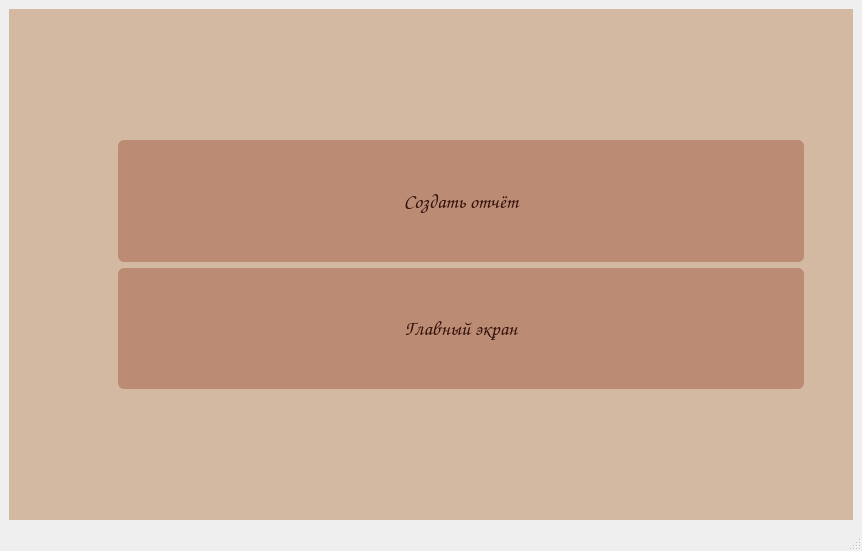
<?xml version="1.0" encoding="UTF-8"?>
<ui version="4.0">
 <class>MainWindow</class>
 <widget class="QMainWindow" name="MainWindow">
  <property name="geometry">
   <rect>
    <x>0</x>
    <y>0</y>
    <width>862</width>
    <height>551</height>
   </rect>
  </property>
  <property name="windowTitle">
   <string>MainWindow</string>
  </property>
  <property name="styleSheet">
   <string notr="true">MainWindow
{
background-color: rgb(212, 185, 162);
}</string>
  </property>
  <widget class="QWidget" name="centralwidget">
   <layout class="QHBoxLayout" name="horizontalLayout">
    <item>
     <widget class="QStackedWidget" name="stackedWidget">
      <property name="styleSheet">
       <string notr="true">QStackedWidget::pane
{
background-color: rgb(212, 185, 162);
}
QStackedWidget
{
background-color: rgb(212, 185, 162);
}</string>
      </property>
      <property name="currentIndex">
       <number>5</number>
      </property>
      <widget class="QWidget" name="page">
       <layout class="QGridLayout" name="gridLayout">
        <item row="0" column="1">
         <spacer name="verticalSpacer_2">
          <property name="orientation">
           <enum>Qt::Vertical</enum>
          </property>
          <property name="sizeType">
           <enum>QSizePolicy::Expanding</enum>
          </property>
          <property name="sizeHint" stdset="0">
           <size>
            <width>20</width>
            <height>172</height>
           </size>
          </property>
         </spacer>
        </item>
        <item row="1" column="1">
         <widget class="QLabel" name="label">
          <property name="sizePolicy">
           <sizepolicy hsizetype="Expanding" vsizetype="Preferred">
            <horstretch>0</horstretch>
            <verstretch>0</verstretch>
           </sizepolicy>
          </property>
          <property name="font">
           <font>
            <family>Comic Sans MS</family>
            <pointsize>-1</pointsize>
            <italic>false</italic>
           </font>
          </property>
          <property name="layoutDirection">
           <enum>Qt::LeftToRight</enum>
          </property>
          <property name="styleSheet">
           <string notr="true">font-size: 40px;
color: rgb(49, 17, 9);</string>
          </property>
          <property name="text">
           <string>Тестировщик</string>
          </property>
          <property name="alignment">
           <set>Qt::AlignCenter</set>
          </property>
         </widget>
        </item>
        <item row="2" column="1">
         <spacer name="verticalSpacer_3">
          <property name="orientation">
           <enum>Qt::Vertical</enum>
          </property>
          <property name="sizeType">
           <enum>QSizePolicy::Minimum</enum>
          </property>
          <property name="sizeHint" stdset="0">
           <size>
            <width>20</width>
            <height>40</height>
           </size>
          </property>
         </spacer>
        </item>
        <item row="3" column="0">
         <spacer name="horizontalSpacer">
          <property name="orientation">
           <enum>Qt::Horizontal</enum>
          </property>
          <property name="sizeType">
           <enum>QSizePolicy::MinimumExpanding</enum>
          </property>
          <property name="sizeHint" stdset="0">
           <size>
            <width>40</width>
            <height>20</height>
           </size>
          </property>
         </spacer>
        </item>
        <item row="3" column="2">
         <spacer name="horizontalSpacer_2">
          <property name="orientation">
           <enum>Qt::Horizontal</enum>
          </property>
          <property name="sizeType">
           <enum>QSizePolicy::MinimumExpanding</enum>
          </property>
          <property name="sizeHint" stdset="0">
           <size>
            <width>317</width>
            <height>20</height>
           </size>
          </property>
         </spacer>
        </item>
        <item row="5" column="1">
         <spacer name="verticalSpacer">
          <property name="orientation">
           <enum>Qt::Vertical</enum>
          </property>
          <property name="sizeHint" stdset="0">
           <size>
            <width>20</width>
            <height>40</height>
           </size>
          </property>
         </spacer>
        </item>
        <item row="3" column="1">
         <widget class="QPushButton" name="btn_page2">
          <property name="font">
           <font>
            <family>Comic Sans MS</family>
            <pointsize>-1</pointsize>
           </font>
          </property>
          <property name="styleSheet">
           <string notr="true">QPushButton{
border-radius: 6px;
background-color: rgb(188, 139, 115);
color: rgb(49, 17, 9);
font-size: 24px;
}
QPushButton:hover{
background-color: rgb(156, 119, 98); 
}</string>
          </property>
          <property name="text">
           <string>Выбрать тест</string>
          </property>
         </widget>
        </item>
        <item row="4" column="1">
         <widget class="QPushButton" name="btn_exit_2">
          <property name="font">
           <font>
            <family>Comic Sans MS</family>
            <pointsize>-1</pointsize>
           </font>
          </property>
          <property name="styleSheet">
           <string notr="true">QPushButton{
border-radius: 6px;
background-color: rgb(188, 139, 115);
color: rgb(49, 17, 9);
font-size: 24px;
}
QPushButton:hover{
background-color: rgb(156, 119, 98); 
}</string>
          </property>
          <property name="text">
           <string>Выход</string>
          </property>
         </widget>
        </item>
       </layout>
      </widget>
      <widget class="QWidget" name="page_2">
       <layout class="QGridLayout" name="gridLayout_2">
        <item row="0" column="0" colspan="3">
         <widget class="QListWidget" name="listWidget">
          <property name="font">
           <font>
            <family>Comic Sans MS</family>
           </font>
          </property>
          <property name="styleSheet">
           <string notr="true">QListWidget::pane
{
background-color: rgb(236, 205, 180);

}
QListWidget
{
background-color: rgb(236, 205, 180);
border: 2px solid rgb(49, 17, 9);
border-radius: 10px;
color: rgb(49, 17, 9);
}
QListWidget::item:hover{
background-color: rgb(156, 119, 98); 
}
</string>
          </property>
         </widget>
        </item>
        <item row="2" column="0">
         <widget class="QPushButton" name="btn_page3">
          <property name="font">
           <font>
            <family>Comic Sans MS</family>
            <pointsize>-1</pointsize>
           </font>
          </property>
          <property name="styleSheet">
           <string notr="true">QPushButton{
border-radius: 6px;
background-color: rgb(188, 139, 115);
color: rgb(49, 17, 9);
font-size: 20px;
}
QPushButton:hover{
background-color: rgb(156, 119, 98); 
}</string>
          </property>
          <property name="text">
           <string>Выбрать</string>
          </property>
         </widget>
        </item>
        <item row="2" column="2">
         <widget class="QPushButton" name="btn_deleteTest">
          <property name="sizePolicy">
           <sizepolicy hsizetype="Preferred" vsizetype="Preferred">
            <horstretch>0</horstretch>
            <verstretch>0</verstretch>
           </sizepolicy>
          </property>
          <property name="font">
           <font>
            <family>Comic Sans MS</family>
            <pointsize>-1</pointsize>
           </font>
          </property>
          <property name="styleSheet">
           <string notr="true">QPushButton{
border-radius: 6px;
background-color: rgb(188, 139, 115);
color: rgb(49, 17, 9);
font-size: 20px;
}
QPushButton:hover{
background-color: rgb(156, 119, 98); 
}</string>
          </property>
          <property name="text">
           <string>Удалить</string>
          </property>
         </widget>
        </item>
        <item row="2" column="1">
         <widget class="QPushButton" name="btn_addTest">
          <property name="sizePolicy">
           <sizepolicy hsizetype="Preferred" vsizetype="Preferred">
            <horstretch>0</horstretch>
            <verstretch>0</verstretch>
           </sizepolicy>
          </property>
          <property name="font">
           <font>
            <family>Comic Sans MS</family>
            <pointsize>-1</pointsize>
           </font>
          </property>
          <property name="styleSheet">
           <string notr="true">QPushButton{
border-radius: 6px;
background-color: rgb(188, 139, 115);
color: rgb(49, 17, 9);
font-size: 20px;
}
QPushButton:hover{
background-color: rgb(156, 119, 98); 
}</string>
          </property>
          <property name="text">
           <string>Добавить</string>
          </property>
         </widget>
        </item>
        <item row="3" column="0" colspan="3">
         <widget class="QPushButton" name="btn_page1">
          <property name="font">
           <font>
            <family>Comic Sans MS</family>
            <pointsize>-1</pointsize>
           </font>
          </property>
          <property name="styleSheet">
           <string notr="true">QPushButton{
border-radius: 6px;
background-color: rgb(188, 139, 115);
color: rgb(49, 17, 9);
font-size: 20px;
}
QPushButton:hover{
background-color: rgb(156, 119, 98); 
}</string>
          </property>
          <property name="text">
           <string>Назад</string>
          </property>
         </widget>
        </item>
       </layout>
      </widget>
      <widget class="QWidget" name="page_3">
       <layout class="QGridLayout" name="gridLayout_3"/>
      </widget>
      <widget class="QWidget" name="page_4">
       <layout class="QGridLayout" name="gridLayout_4">
        <item row="7" column="2">
         <widget class="QPushButton" name="btn_exit">
          <property name="sizePolicy">
           <sizepolicy hsizetype="Expanding" vsizetype="Expanding">
            <horstretch>0</horstretch>
            <verstretch>0</verstretch>
           </sizepolicy>
          </property>
          <property name="font">
           <font>
            <family>Comic Sans MS</family>
            <pointsize>-1</pointsize>
           </font>
          </property>
          <property name="styleSheet">
           <string notr="true">QPushButton{
border-radius: 6px;
background-color: rgb(188, 139, 115);
color: rgb(49, 17, 9);
font-size: 20px;
}
QPushButton:hover{
background-color: rgb(156, 119, 98); 
}</string>
          </property>
          <property name="text">
           <string>Выйти</string>
          </property>
         </widget>
        </item>
        <item row="3" column="3">
         <spacer name="horizontalSpacer_9">
          <property name="orientation">
           <enum>Qt::Horizontal</enum>
          </property>
          <property name="sizeHint" stdset="0">
           <size>
            <width>40</width>
            <height>20</height>
           </size>
          </property>
         </spacer>
        </item>
        <item row="3" column="2">
         <widget class="QPushButton" name="btn_page1_2">
          <property name="sizePolicy">
           <sizepolicy hsizetype="Expanding" vsizetype="Expanding">
            <horstretch>0</horstretch>
            <verstretch>0</verstretch>
           </sizepolicy>
          </property>
          <property name="font">
           <font>
            <family>Comic Sans MS</family>
            <pointsize>-1</pointsize>
           </font>
          </property>
          <property name="styleSheet">
           <string notr="true">QPushButton{
border-radius: 6px;
background-color: rgb(188, 139, 115);
color: rgb(49, 17, 9);
font-size: 20px;
}
QPushButton:hover{
background-color: rgb(156, 119, 98); 
}</string>
          </property>
          <property name="text">
           <string>Главный экран</string>
          </property>
         </widget>
        </item>
        <item row="6" column="2">
         <spacer name="verticalSpacer_10">
          <property name="orientation">
           <enum>Qt::Vertical</enum>
          </property>
          <property name="sizeType">
           <enum>QSizePolicy::Preferred</enum>
          </property>
          <property name="sizeHint" stdset="0">
           <size>
            <width>20</width>
            <height>40</height>
           </size>
          </property>
         </spacer>
        </item>
        <item row="5" column="2">
         <widget class="QPushButton" name="btn_page6">
          <property name="sizePolicy">
           <sizepolicy hsizetype="Expanding" vsizetype="Expanding">
            <horstretch>0</horstretch>
            <verstretch>0</verstretch>
           </sizepolicy>
          </property>
          <property name="font">
           <font>
            <family>Comic Sans MS</family>
            <pointsize>-1</pointsize>
           </font>
          </property>
          <property name="styleSheet">
           <string notr="true">QPushButton{
border-radius: 6px;
background-color: rgb(188, 139, 115);
color: rgb(49, 17, 9);
font-size: 20px;
}
QPushButton:hover{
background-color: rgb(156, 119, 98); 
}</string>
          </property>
          <property name="text">
           <string>Получить отчёт</string>
          </property>
         </widget>
        </item>
        <item row="0" column="2">
         <spacer name="verticalSpacer_9">
          <property name="orientation">
           <enum>Qt::Vertical</enum>
          </property>
          <property name="sizeHint" stdset="0">
           <size>
            <width>20</width>
            <height>40</height>
           </size>
          </property>
         </spacer>
        </item>
        <item row="8" column="2">
         <spacer name="verticalSpacer_8">
          <property name="orientation">
           <enum>Qt::Vertical</enum>
          </property>
          <property name="sizeType">
           <enum>QSizePolicy::Preferred</enum>
          </property>
          <property name="sizeHint" stdset="0">
           <size>
            <width>20</width>
            <height>40</height>
           </size>
          </property>
         </spacer>
        </item>
        <item row="1" column="1" colspan="3">
         <widget class="QLabel" name="label_points">
          <property name="sizePolicy">
           <sizepolicy hsizetype="Expanding" vsizetype="Expanding">
            <horstretch>0</horstretch>
            <verstretch>0</verstretch>
           </sizepolicy>
          </property>
          <property name="font">
           <font>
            <family>Comic Sans MS</family>
            <pointsize>-1</pointsize>
           </font>
          </property>
          <property name="styleSheet">
           <string notr="true">font-size: 40px;
color: rgb(49, 17, 9);</string>
          </property>
          <property name="text">
           <string>Количество</string>
          </property>
          <property name="alignment">
           <set>Qt::AlignCenter</set>
          </property>
         </widget>
        </item>
        <item row="3" column="4">
         <spacer name="horizontalSpacer_7">
          <property name="orientation">
           <enum>Qt::Horizontal</enum>
          </property>
          <property name="sizeHint" stdset="0">
           <size>
            <width>40</width>
            <height>20</height>
           </size>
          </property>
         </spacer>
        </item>
        <item row="3" column="0">
         <spacer name="horizontalSpacer_6">
          <property name="orientation">
           <enum>Qt::Horizontal</enum>
          </property>
          <property name="sizeHint" stdset="0">
           <size>
            <width>40</width>
            <height>20</height>
           </size>
          </property>
         </spacer>
        </item>
        <item row="2" column="2">
         <spacer name="verticalSpacer_11">
          <property name="orientation">
           <enum>Qt::Vertical</enum>
          </property>
          <property name="sizeType">
           <enum>QSizePolicy::Preferred</enum>
          </property>
          <property name="sizeHint" stdset="0">
           <size>
            <width>20</width>
            <height>40</height>
           </size>
          </property>
         </spacer>
        </item>
        <item row="3" column="1">
         <spacer name="horizontalSpacer_8">
          <property name="orientation">
           <enum>Qt::Horizontal</enum>
          </property>
          <property name="sizeHint" stdset="0">
           <size>
            <width>40</width>
            <height>20</height>
           </size>
          </property>
         </spacer>
        </item>
        <item row="4" column="2">
         <spacer name="verticalSpacer_14">
          <property name="orientation">
           <enum>Qt::Vertical</enum>
          </property>
          <property name="sizeType">
           <enum>QSizePolicy::Preferred</enum>
          </property>
          <property name="sizeHint" stdset="0">
           <size>
            <width>20</width>
            <height>40</height>
           </size>
          </property>
         </spacer>
        </item>
       </layout>
      </widget>
      <widget class="QWidget" name="page_5">
       <layout class="QGridLayout" name="gridLayout_5"/>
      </widget>
      <widget class="QWidget" name="page_6">
       <layout class="QGridLayout" name="gridLayout_6">
        <item row="1" column="1" rowspan="2">
         <layout class="QFormLayout" name="formLayout_2"/>
        </item>
        <item row="0" column="1">
         <spacer name="verticalSpacer_15">
          <property name="orientation">
           <enum>Qt::Vertical</enum>
          </property>
          <property name="sizeHint" stdset="0">
           <size>
            <width>20</width>
            <height>40</height>
           </size>
          </property>
         </spacer>
        </item>
        <item row="4" column="1">
         <spacer name="verticalSpacer_16">
          <property name="orientation">
           <enum>Qt::Vertical</enum>
          </property>
          <property name="sizeType">
           <enum>QSizePolicy::Expanding</enum>
          </property>
          <property name="sizeHint" stdset="0">
           <size>
            <width>20</width>
            <height>40</height>
           </size>
          </property>
         </spacer>
        </item>
        <item row="1" column="3">
         <spacer name="horizontalSpacer_15">
          <property name="orientation">
           <enum>Qt::Horizontal</enum>
          </property>
          <property name="sizeType">
           <enum>QSizePolicy::Preferred</enum>
          </property>
          <property name="sizeHint" stdset="0">
           <size>
            <width>40</width>
            <height>20</height>
           </size>
          </property>
         </spacer>
        </item>
        <item row="1" column="5">
         <spacer name="horizontalSpacer_16">
          <property name="orientation">
           <enum>Qt::Horizontal</enum>
          </property>
          <property name="sizeType">
           <enum>QSizePolicy::Preferred</enum>
          </property>
          <property name="sizeHint" stdset="0">
           <size>
            <width>40</width>
            <height>20</height>
           </size>
          </property>
         </spacer>
        </item>
        <item row="1" column="4">
         <widget class="QPushButton" name="btn_report">
          <property name="sizePolicy">
           <sizepolicy hsizetype="Minimum" vsizetype="Expanding">
            <horstretch>0</horstretch>
            <verstretch>0</verstretch>
           </sizepolicy>
          </property>
          <property name="font">
           <font>
            <family>Comic Sans MS</family>
            <pointsize>-1</pointsize>
           </font>
          </property>
          <property name="styleSheet">
           <string notr="true">QPushButton{
border-radius: 6px;
background-color: rgb(188, 139, 115);
color: rgb(49, 17, 9);
font-size: 20px;
}
QPushButton:hover{
background-color: rgb(156, 119, 98); 
}</string>
          </property>
          <property name="text">
           <string>Создать отчёт</string>
          </property>
         </widget>
        </item>
        <item row="2" column="4">
         <widget class="QPushButton" name="btn_page1_4">
          <property name="sizePolicy">
           <sizepolicy hsizetype="Minimum" vsizetype="Expanding">
            <horstretch>0</horstretch>
            <verstretch>0</verstretch>
           </sizepolicy>
          </property>
          <property name="font">
           <font>
            <family>Comic Sans MS</family>
            <pointsize>-1</pointsize>
           </font>
          </property>
          <property name="styleSheet">
           <string notr="true">QPushButton{
border-radius: 6px;
background-color: rgb(188, 139, 115);
color: rgb(49, 17, 9);
font-size: 20px;
}
QPushButton:hover{
background-color: rgb(156, 119, 98); 
}</string>
          </property>
          <property name="text">
           <string>Главный экран</string>
          </property>
         </widget>
        </item>
        <item row="1" column="0">
         <spacer name="horizontalSpacer_14">
          <property name="orientation">
           <enum>Qt::Horizontal</enum>
          </property>
          <property name="sizeType">
           <enum>QSizePolicy::Preferred</enum>
          </property>
          <property name="sizeHint" stdset="0">
           <size>
            <width>40</width>
            <height>20</height>
           </size>
          </property>
         </spacer>
        </item>
       </layout>
      </widget>
      <widget class="QWidget" name="page_7">
       <layout class="QGridLayout" name="gridLayout_7"/>
      </widget>
     </widget>
    </item>
   </layout>
  </widget>
  <widget class="QStatusBar" name="statusbar"/>
 </widget>
 <resources/>
 <connections/>
</ui>
